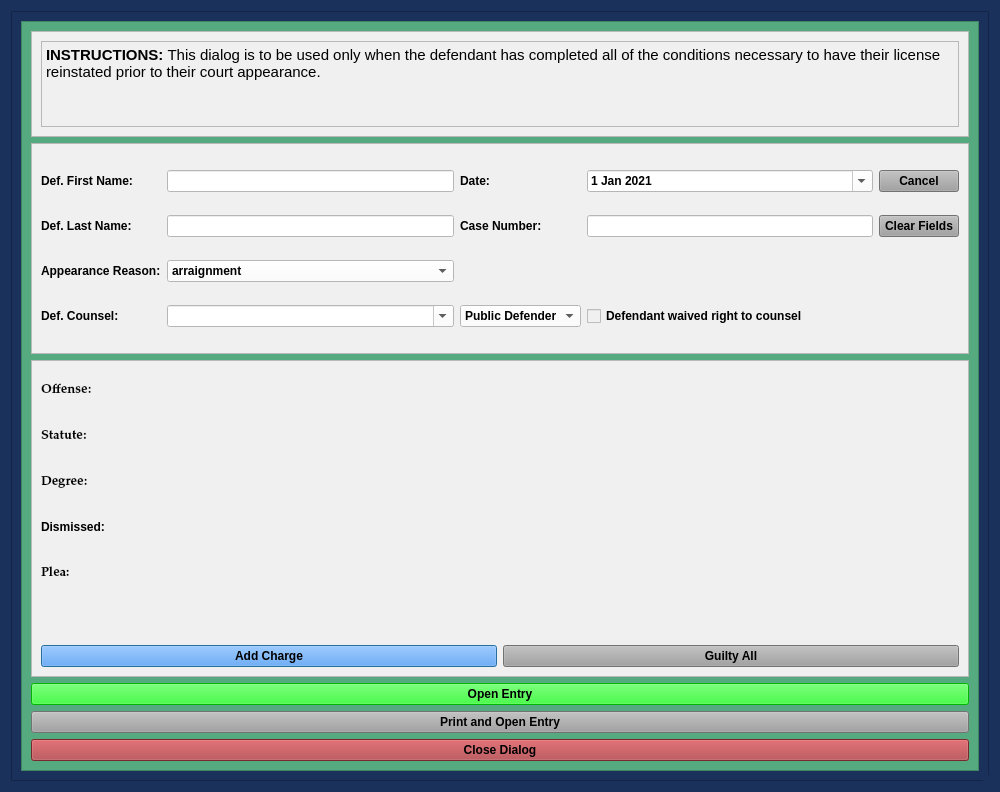
<?xml version="1.0" encoding="UTF-8"?>
<ui version="4.0">
 <class>LeapPleaShortDialog</class>
 <widget class="QDialog" name="LeapPleaShortDialog">
  <property name="windowModality">
   <enum>Qt::NonModal</enum>
  </property>
  <property name="geometry">
   <rect>
    <x>0</x>
    <y>0</y>
    <width>1000</width>
    <height>792</height>
   </rect>
  </property>
  <property name="sizePolicy">
   <sizepolicy hsizetype="Fixed" vsizetype="Preferred">
    <horstretch>0</horstretch>
    <verstretch>0</verstretch>
   </sizepolicy>
  </property>
  <property name="minimumSize">
   <size>
    <width>0</width>
    <height>0</height>
   </size>
  </property>
  <property name="maximumSize">
   <size>
    <width>2500</width>
    <height>3500</height>
   </size>
  </property>
  <property name="palette">
   <palette>
    <active>
     <colorrole role="Button">
      <brush brushstyle="SolidPattern">
       <color alpha="255">
        <red>25</red>
        <green>49</green>
        <blue>91</blue>
       </color>
      </brush>
     </colorrole>
     <colorrole role="Base">
      <brush brushstyle="SolidPattern">
       <color alpha="255">
        <red>25</red>
        <green>49</green>
        <blue>91</blue>
       </color>
      </brush>
     </colorrole>
     <colorrole role="Window">
      <brush brushstyle="SolidPattern">
       <color alpha="255">
        <red>25</red>
        <green>49</green>
        <blue>91</blue>
       </color>
      </brush>
     </colorrole>
    </active>
    <inactive>
     <colorrole role="Button">
      <brush brushstyle="SolidPattern">
       <color alpha="255">
        <red>25</red>
        <green>49</green>
        <blue>91</blue>
       </color>
      </brush>
     </colorrole>
     <colorrole role="Base">
      <brush brushstyle="SolidPattern">
       <color alpha="255">
        <red>25</red>
        <green>49</green>
        <blue>91</blue>
       </color>
      </brush>
     </colorrole>
     <colorrole role="Window">
      <brush brushstyle="SolidPattern">
       <color alpha="255">
        <red>25</red>
        <green>49</green>
        <blue>91</blue>
       </color>
      </brush>
     </colorrole>
    </inactive>
    <disabled>
     <colorrole role="Button">
      <brush brushstyle="SolidPattern">
       <color alpha="255">
        <red>25</red>
        <green>49</green>
        <blue>91</blue>
       </color>
      </brush>
     </colorrole>
     <colorrole role="Base">
      <brush brushstyle="SolidPattern">
       <color alpha="255">
        <red>25</red>
        <green>49</green>
        <blue>91</blue>
       </color>
      </brush>
     </colorrole>
     <colorrole role="Window">
      <brush brushstyle="SolidPattern">
       <color alpha="255">
        <red>25</red>
        <green>49</green>
        <blue>91</blue>
       </color>
      </brush>
     </colorrole>
    </disabled>
   </palette>
  </property>
  <property name="font">
   <font>
    <family>Palatino Linotype</family>
    <pointsize>10</pointsize>
    <weight>75</weight>
    <italic>false</italic>
    <bold>true</bold>
   </font>
  </property>
  <property name="windowTitle">
   <string>Leap Plea Pre-Court Completion Case Information</string>
  </property>
  <property name="toolTip">
   <string/>
  </property>
  <property name="styleSheet">
   <string notr="true">background-color: rgb(25, 49, 91);
font: 75 10pt &quot;Palatino Linotype&quot;;
font-weight: bold;</string>
  </property>
  <property name="sizeGripEnabled">
   <bool>true</bool>
  </property>
  <property name="modal">
   <bool>true</bool>
  </property>
  <layout class="QVBoxLayout" name="verticalLayout" stretch="2">
   <item>
    <widget class="QFrame" name="frame_4">
     <property name="styleSheet">
      <string notr="true">background-color: rgb(25, 49, 91);</string>
     </property>
     <property name="frameShape">
      <enum>QFrame::StyledPanel</enum>
     </property>
     <property name="frameShadow">
      <enum>QFrame::Raised</enum>
     </property>
     <layout class="QGridLayout" name="gridLayout_4">
      <item row="0" column="0">
       <widget class="QScrollArea" name="scrollArea">
        <property name="focusPolicy">
         <enum>Qt::NoFocus</enum>
        </property>
        <property name="styleSheet">
         <string notr="true">background-color: rgb(85, 170, 127);</string>
        </property>
        <property name="widgetResizable">
         <bool>true</bool>
        </property>
        <widget class="QWidget" name="scrollAreaWidgetContents">
         <property name="geometry">
          <rect>
           <x>0</x>
           <y>0</y>
           <width>956</width>
           <height>748</height>
          </rect>
         </property>
         <layout class="QGridLayout" name="gridLayout_5" rowstretch="1,2,3,1,1,1">
          <item row="2" column="0">
           <widget class="QFrame" name="frame_6">
            <property name="styleSheet">
             <string notr="true">background-color: rgb(240, 240, 240);</string>
            </property>
            <property name="frameShape">
             <enum>QFrame::StyledPanel</enum>
            </property>
            <property name="frameShadow">
             <enum>QFrame::Raised</enum>
            </property>
            <layout class="QGridLayout" name="gridLayout_2">
             <item row="0" column="0" colspan="2">
              <layout class="QGridLayout" name="charges_gridLayout">
               <item row="1" column="0">
                <widget class="QLabel" name="label_20">
                 <property name="font">
                  <font>
                   <family>Palatino Linotype</family>
                   <pointsize>10</pointsize>
                   <weight>75</weight>
                   <italic>false</italic>
                   <bold>true</bold>
                  </font>
                 </property>
                 <property name="text">
                  <string>Statute:</string>
                 </property>
                </widget>
               </item>
               <item row="2" column="0">
                <widget class="QLabel" name="label_21">
                 <property name="font">
                  <font>
                   <family>Palatino Linotype</family>
                   <pointsize>10</pointsize>
                   <weight>75</weight>
                   <italic>false</italic>
                   <bold>true</bold>
                  </font>
                 </property>
                 <property name="text">
                  <string>Degree:</string>
                 </property>
                </widget>
               </item>
               <item row="4" column="0">
                <widget class="QLabel" name="plea_label_1">
                 <property name="font">
                  <font>
                   <family>Palatino Linotype</family>
                   <pointsize>10</pointsize>
                   <weight>75</weight>
                   <italic>false</italic>
                   <bold>true</bold>
                  </font>
                 </property>
                 <property name="text">
                  <string>Plea:</string>
                 </property>
                </widget>
               </item>
               <item row="0" column="0">
                <widget class="QLabel" name="offense_label_1">
                 <property name="font">
                  <font>
                   <family>Palatino Linotype</family>
                   <pointsize>10</pointsize>
                   <weight>75</weight>
                   <italic>false</italic>
                   <bold>true</bold>
                  </font>
                 </property>
                 <property name="text">
                  <string>Offense:</string>
                 </property>
                 <property name="wordWrap">
                  <bool>true</bool>
                 </property>
                </widget>
               </item>
               <item row="5" column="0">
                <widget class="QLabel" name="label_4">
                 <property name="text">
                  <string/>
                 </property>
                </widget>
               </item>
               <item row="3" column="0">
                <widget class="QLabel" name="label_5">
                 <property name="text">
                  <string>Dismissed:</string>
                 </property>
                </widget>
               </item>
              </layout>
             </item>
             <item row="1" column="0">
              <widget class="QPushButton" name="add_charge_Button">
               <property name="styleSheet">
                <string notr="true">background-color: rgb(62, 146, 255);
font: 75 11pt &quot;Palatino Linotype&quot;;
font-weight: bold;</string>
               </property>
               <property name="text">
                <string>Add Charge</string>
               </property>
              </widget>
             </item>
             <item row="1" column="1">
              <widget class="QPushButton" name="guilty_all_Button">
               <property name="focusPolicy">
                <enum>Qt::NoFocus</enum>
               </property>
               <property name="styleSheet">
                <string notr="true">background-color: rgb(160, 160, 160);
font: 75 11pt &quot;Palatino Linotype&quot;;
font-weight: bold;</string>
               </property>
               <property name="text">
                <string>Guilty All</string>
               </property>
              </widget>
             </item>
            </layout>
           </widget>
          </item>
          <item row="3" column="0">
           <widget class="QPushButton" name="create_entry_Button">
            <property name="styleSheet">
             <string notr="true">background-color: rgb(0, 255, 0);
font: 75 11pt &quot;Palatino Linotype&quot;;
font-weight: bold;</string>
            </property>
            <property name="text">
             <string>Open Entry</string>
            </property>
            <property name="autoDefault">
             <bool>false</bool>
            </property>
           </widget>
          </item>
          <item row="4" column="0">
           <widget class="QPushButton" name="print_entry_Button">
            <property name="styleSheet">
             <string notr="true">background-color: rgb(160, 160, 160);
font: 75 11pt &quot;Palatino Linotype&quot;;
font-weight: bold;</string>
            </property>
            <property name="text">
             <string>Print and Open Entry</string>
            </property>
           </widget>
          </item>
          <item row="5" column="0">
           <widget class="QPushButton" name="close_dialog_Button">
            <property name="styleSheet">
             <string notr="true">background-color: rgb(170, 58, 63);
font: 75 11pt &quot;Palatino Linotype&quot;;
font-weight: bold;</string>
            </property>
            <property name="text">
             <string>Close Dialog</string>
            </property>
           </widget>
          </item>
          <item row="1" column="0">
           <widget class="QFrame" name="case_name_Frame">
            <property name="sizePolicy">
             <sizepolicy hsizetype="Preferred" vsizetype="Preferred">
              <horstretch>0</horstretch>
              <verstretch>0</verstretch>
             </sizepolicy>
            </property>
            <property name="styleSheet">
             <string notr="true">background-color: rgb(240, 240, 240);</string>
            </property>
            <property name="frameShape">
             <enum>QFrame::StyledPanel</enum>
            </property>
            <property name="frameShadow">
             <enum>QFrame::Raised</enum>
            </property>
            <layout class="QGridLayout" name="gridLayout">
             <item row="0" column="0">
              <widget class="QLabel" name="label">
               <property name="text">
                <string>Def. First Name:</string>
               </property>
              </widget>
             </item>
             <item row="0" column="1">
              <widget class="QLineEdit" name="defendant_first_name_lineEdit">
               <property name="maximumSize">
                <size>
                 <width>500</width>
                 <height>16777215</height>
                </size>
               </property>
               <property name="styleSheet">
                <string notr="true">background-color: rgb(255, 255, 255);</string>
               </property>
              </widget>
             </item>
             <item row="3" column="1">
              <widget class="QComboBox" name="defense_counsel_name_box">
               <property name="styleSheet">
                <string notr="true">background-color: rgb(255, 255, 255);</string>
               </property>
               <property name="editable">
                <bool>true</bool>
               </property>
              </widget>
             </item>
             <item row="3" column="3">
              <widget class="QCheckBox" name="defense_counsel_waived_checkBox">
               <property name="text">
                <string>Defendant waived right to counsel</string>
               </property>
              </widget>
             </item>
             <item row="0" column="4">
              <widget class="QPushButton" name="cancel_Button">
               <property name="focusPolicy">
                <enum>Qt::NoFocus</enum>
               </property>
               <property name="styleSheet">
                <string notr="true">background-color: rgb(160, 160, 160);</string>
               </property>
               <property name="text">
                <string>Cancel</string>
               </property>
              </widget>
             </item>
             <item row="0" column="3">
              <widget class="QDateEdit" name="plea_trial_date">
               <property name="focusPolicy">
                <enum>Qt::NoFocus</enum>
               </property>
               <property name="styleSheet">
                <string notr="true">background-color: rgb(255, 255, 255);</string>
               </property>
               <property name="minimumDate">
                <date>
                 <year>2021</year>
                 <month>1</month>
                 <day>1</day>
                </date>
               </property>
               <property name="calendarPopup">
                <bool>true</bool>
               </property>
               <property name="date">
                <date>
                 <year>2021</year>
                 <month>1</month>
                 <day>1</day>
                </date>
               </property>
              </widget>
             </item>
             <item row="0" column="2">
              <widget class="QLabel" name="label_26">
               <property name="text">
                <string>Date:</string>
               </property>
              </widget>
             </item>
             <item row="1" column="0">
              <widget class="QLabel" name="label_2">
               <property name="text">
                <string>Def. Last Name:</string>
               </property>
              </widget>
             </item>
             <item row="1" column="1">
              <widget class="QLineEdit" name="defendant_last_name_lineEdit">
               <property name="enabled">
                <bool>true</bool>
               </property>
               <property name="styleSheet">
                <string notr="true">background-color: rgb(255, 255, 255);</string>
               </property>
              </widget>
             </item>
             <item row="1" column="4">
              <widget class="QPushButton" name="clear_fields_case_Button">
               <property name="focusPolicy">
                <enum>Qt::NoFocus</enum>
               </property>
               <property name="styleSheet">
                <string notr="true">background-color: rgb(160, 160, 160);</string>
               </property>
               <property name="text">
                <string>Clear Fields</string>
               </property>
              </widget>
             </item>
             <item row="1" column="2">
              <widget class="QLabel" name="label_3">
               <property name="text">
                <string>Case Number:</string>
               </property>
              </widget>
             </item>
             <item row="1" column="3">
              <widget class="QLineEdit" name="case_number_lineEdit">
               <property name="maximumSize">
                <size>
                 <width>500</width>
                 <height>16777215</height>
                </size>
               </property>
               <property name="styleSheet">
                <string notr="true">background-color: rgb(255, 255, 255);</string>
               </property>
              </widget>
             </item>
             <item row="3" column="2">
              <widget class="QComboBox" name="defense_counsel_type_box">
               <property name="styleSheet">
                <string notr="true">background-color: rgb(255, 255, 255);</string>
               </property>
               <item>
                <property name="text">
                 <string>Public Defender</string>
                </property>
               </item>
               <item>
                <property name="text">
                 <string>Private Counsel</string>
                </property>
               </item>
              </widget>
             </item>
             <item row="3" column="0">
              <widget class="QLabel" name="label_24">
               <property name="text">
                <string>Def. Counsel:</string>
               </property>
              </widget>
             </item>
             <item row="2" column="0">
              <widget class="QLabel" name="label_7">
               <property name="text">
                <string>Appearance Reason:</string>
               </property>
              </widget>
             </item>
             <item row="2" column="1">
              <widget class="QComboBox" name="appearance_reason_box">
               <property name="styleSheet">
                <string notr="true">background-color: rgb(255, 255, 255);</string>
               </property>
               <item>
                <property name="text">
                 <string>arraignment</string>
                </property>
               </item>
               <item>
                <property name="text">
                 <string>change of plea</string>
                </property>
               </item>
               <item>
                <property name="text">
                 <string>trial to court</string>
                </property>
               </item>
               <item>
                <property name="text">
                 <string>jury trial</string>
                </property>
               </item>
               <item>
                <property name="text">
                 <string>LEAP sentencing</string>
                </property>
               </item>
              </widget>
             </item>
            </layout>
           </widget>
          </item>
          <item row="0" column="0">
           <widget class="QFrame" name="frame_2">
            <property name="styleSheet">
             <string notr="true">background-color: rgb(240, 240, 240);</string>
            </property>
            <property name="frameShape">
             <enum>QFrame::StyledPanel</enum>
            </property>
            <property name="frameShadow">
             <enum>QFrame::Raised</enum>
            </property>
            <layout class="QVBoxLayout" name="verticalLayout_3">
             <item>
              <widget class="QTextBrowser" name="textBrowser">
               <property name="focusPolicy">
                <enum>Qt::NoFocus</enum>
               </property>
               <property name="html">
                <string>&lt;!DOCTYPE HTML PUBLIC &quot;-//W3C//DTD HTML 4.0//EN&quot; &quot;http://www.w3.org/TR/REC-html40/strict.dtd&quot;&gt;
&lt;html&gt;&lt;head&gt;&lt;meta name=&quot;qrichtext&quot; content=&quot;1&quot; /&gt;&lt;style type=&quot;text/css&quot;&gt;
p, li { white-space: pre-wrap; }
&lt;/style&gt;&lt;/head&gt;&lt;body style=&quot; font-family:'Palatino Linotype'; font-size:10pt; font-weight:600; font-style:normal;&quot;&gt;
&lt;p style=&quot; margin-top:0px; margin-bottom:0px; margin-left:0px; margin-right:0px; -qt-block-indent:0; text-indent:0px;&quot;&gt;&lt;span style=&quot; font-size:11pt;&quot;&gt;INSTRUCTIONS: &lt;/span&gt;&lt;span style=&quot; font-size:11pt; font-weight:400;&quot;&gt;This dialog is to be used only when the defendant has completed all of the conditions necessary to have their license reinstated prior to their court appearance. &lt;/span&gt;&lt;/p&gt;&lt;/body&gt;&lt;/html&gt;</string>
               </property>
              </widget>
             </item>
            </layout>
           </widget>
          </item>
         </layout>
        </widget>
       </widget>
      </item>
     </layout>
    </widget>
   </item>
  </layout>
 </widget>
 <tabstops>
  <tabstop>defendant_first_name_lineEdit</tabstop>
  <tabstop>defendant_last_name_lineEdit</tabstop>
  <tabstop>case_number_lineEdit</tabstop>
  <tabstop>defense_counsel_type_box</tabstop>
  <tabstop>defense_counsel_waived_checkBox</tabstop>
  <tabstop>create_entry_Button</tabstop>
  <tabstop>print_entry_Button</tabstop>
  <tabstop>close_dialog_Button</tabstop>
 </tabstops>
 <resources/>
 <connections/>
 <slots>
  <slot>create_entry()</slot>
  <slot>continue_dialog()</slot>
  <slot>close_window()</slot>
  <slot>set_dialog()</slot>
  <slot>update_case_information()</slot>
  <slot>ovi_dialog()</slot>
  <slot>sentencing_dialog()</slot>
  <slot>proceed_to_sentencing()</slot>
  <slot>proceed_to_ovi()</slot>
  <slot>add_charge()</slot>
  <slot>set_statute()</slot>
  <slot>set_pay_date()</slot>
  <slot>amend_offense()</slot>
  <slot>set_offense()</slot>
  <slot>add_charge_to_view()</slot>
  <slot>delete_charge()</slot>
  <slot>delete_charge_from_view()</slot>
  <slot>close_event()</slot>
  <slot>set_fra_in_file()</slot>
  <slot>set_fra_in_court()</slot>
  <slot>start_add_conditions_dialog()</slot>
  <slot>start_amend_offense_dialog()</slot>
 </slots>
</ui>
